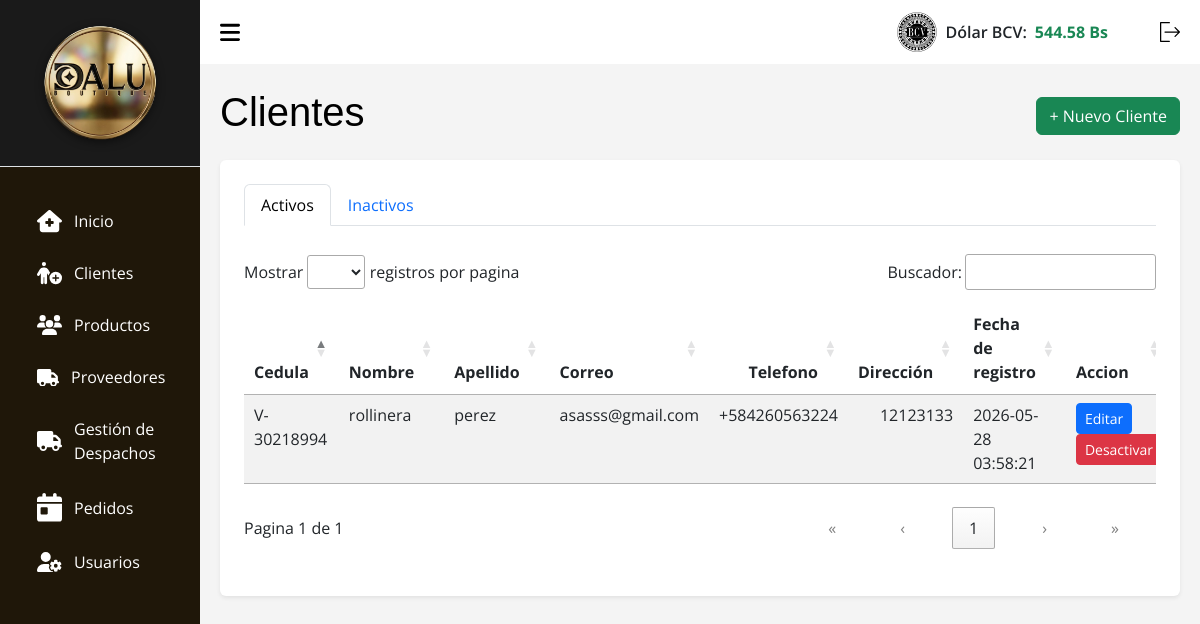
The page /index.php?c=Clientes (signed in) on the database as committed earlier.
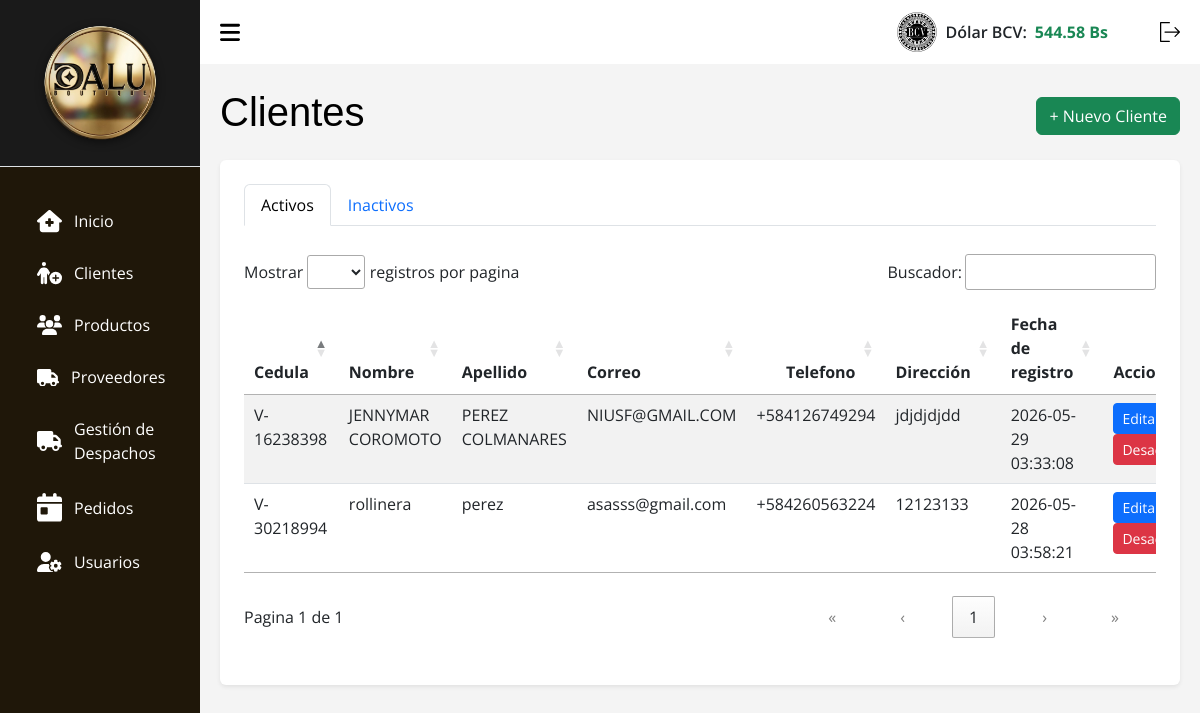
The same page on the database as committed later.
### tables this page shows
CREATE TABLE `clientes` (
  `id` int(11) NOT NULL,
  `nombre` varchar(100) NOT NULL,
  `apellido` varchar(100) NOT NULL,
  `correo` varchar(150) NOT NULL,
  `cedula` varchar(150) NOT NULL,
  `telefono` varchar(20) DEFAULT NULL,
  `direccion` varchar(255) DEFAULT NULL,
  `fecha_registro` timestamp NOT NULL DEFAULT current_timestamp(),
  `activo` tinyint(1) DEFAULT 1
);

### src/Models/Conexion.php (called while the page is built, shortened)
<?php
    class Conexion extends PDO {
        function __construct() {
            $servername = "localhost";
            $username = "root";
            $password = "";
            $dbname = "tiendadalu";
        }
    }

### src/Models/Clientes.php (called while the page is built, shortened)
<?php
    class Clientes extends Conexion {
        public function search() {
            $sql = "SELECT * FROM clientes WHERE activo = 1";
            $stmt = $this->prepare($sql);
            $stmt->execute();
            return $stmt->fetchAll(\PDO::FETCH_ASSOC);
        }
    }

### src/Views/V_cliente.php (the view, shortened to what this page needs)
<!DOCTYPE html>
<html lang="es">
<head>
    <link rel="stylesheet" href="assets/css/css.css">
    <link rel="stylesheet" href="assets/css/tabla.css">
    <link rel="stylesheet" href="assets/css/header.css">
    <link rel="stylesheet" href="assets/bootstrap.min.css">
    <link rel="stylesheet" href="https://cdn.jsdelivr.net/npm/intl-tel-input@24.5.0/build/css/intlTelInput.css">
    <link rel="stylesheet" href="assets/DataTablet/datatables.css">
</head>
<body>
    <?php require_once __DIR__ . "/../Views/layout/header.php"; ?>
    <main>
        <div class="d-flex justify-content-between align-items-center mb-3">
            <h1 class="titulo text-black">Clientes</h1>
            <button class="btn btn-success" data-bs-toggle="modal" data-bs-target="#modalAgregar">+ Nuevo Cliente</button>
        </div>
        <div class="container bg-white p-4 rounded shadow-sm">
            <ul class="nav nav-tabs mb-3" id="clienteTabs" role="tablist">
                <li class="nav-item">
                    <button class="nav-link active" id="activos-tab" data-bs-toggle="tab" data-bs-target="#activos" type="button">Activos</button>
                </li>
                <li class="nav-item">
                    <button class="nav-link" id="inactivos-tab" data-bs-toggle="tab" data-bs-target="#inactivos" type="button">Inactivos</button>
                </li>
            </ul>
            <div class="tab-content">
                <div class="tab-pane fade show active" id="activos">
                    <div class="table-responsive">
                        <table id="tablaActivos" class="table-DT table table-striped">
                            <thead>
                                <tr>
                                    <th scope="col">Cedula</th>
                                    <th scope="col">Nombre</th>
                                    <th scope="col">Apellido</th>
                                    <th scope="col">Correo</th>
                                    <th scope="col">Telefono</th>
                                    <th scope="col">Dirección</th>
                                    <th scope="col">Fecha de registro</th>
                                    <th scope="col">Accion</th>
                                </tr>
                            </thead>
                            <tbody>
                                <?php foreach ($clientes as $c): ?>
                                    <tr>
                                        <td><?php echo $c['cedula']; ?></td>
                                        <td><?php echo $c['nombre']; ?></td>
                                        <td><?php echo $c['apellido']; ?></td>
                                        <td><?php echo $c['correo']; ?></td>
                                        <td><?php echo $c['telefono']; ?></td>
                                        <td><?php echo $c['direccion']; ?></td>
                                        <td><?php echo $c['fecha_registro']; ?></td>
                                        <td>
                                            <button class="btn btn-sm btn-primary" data-bs-toggle="modal" data-bs-target="#modalEditar<?= $c['id'] ?>">Editar</button>
                                            <button type="button" class="btn btn-sm btn-danger" data-bs-toggle="modal" data-bs-target="#modalConfirmarEliminar<?= $c['id'] ?>">Desactivar</button>
                                        </td>
                                    </tr>
                                <?php endforeach; ?>
                            </tbody>
                        </table>
                    </div>
                </div>
            </div>
        </div>
    </main>
</body>
</html>

Rows that differ between the two databases and show on the page:
added clientes: cedula "V-16238398", nombre "JENNYMAR COROMOTO", apellido "PEREZ COLMANARES", correo "NIUSF@GMAIL.COM", telefono "+584126749294", direccion "jdjdjdjdd", fecha_registro "2026-05-29 03:33:08"
